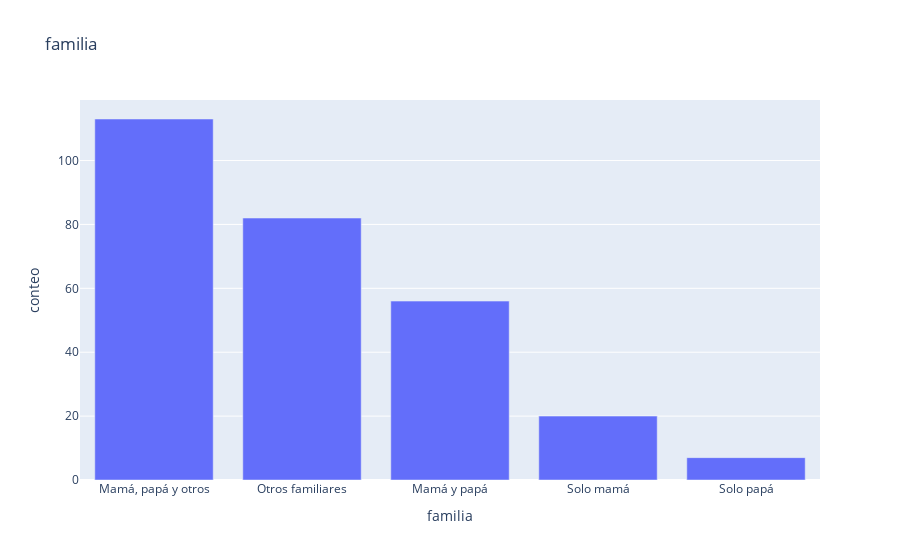

The cell this chart's notebook holds for it:
### Markdown cell above
### Composición familiar

### Code cell
eda.plot_barplots(df, ['familia'])

### Figure 1 — Plotly figure (JSON) as saved in the notebook; plotly's stock layout.template omitted (floating-point values rounded to 4 significant figures)
{"data": [{"hovertemplate": "familia=%{x}<br>conteo=%{y}<extra></extra>", "legendgroup": "", "marker": {"color": "#636efa", "pattern": {"shape": ""}}, "name": "", "orientation": "v", "showlegend": false, "textposition": "auto", "type": "bar", "x": ["Mamá, papá y otros", "Otros familiares", "Mamá y papá", "Solo mamá", "Solo papá"], "xaxis": "x", "y": [113, 82, 56, 20, 7], "yaxis": "y"}], "layout": {"barmode": "relative", "legend": {"tracegroupgap": 0}, "title": {"text": "familia"}, "xaxis": {"anchor": "y", "domain": [0, 1], "title": {"text": "familia"}}, "yaxis": {"anchor": "x", "domain": [0, 1], "title": {"text": "conteo"}}}}
